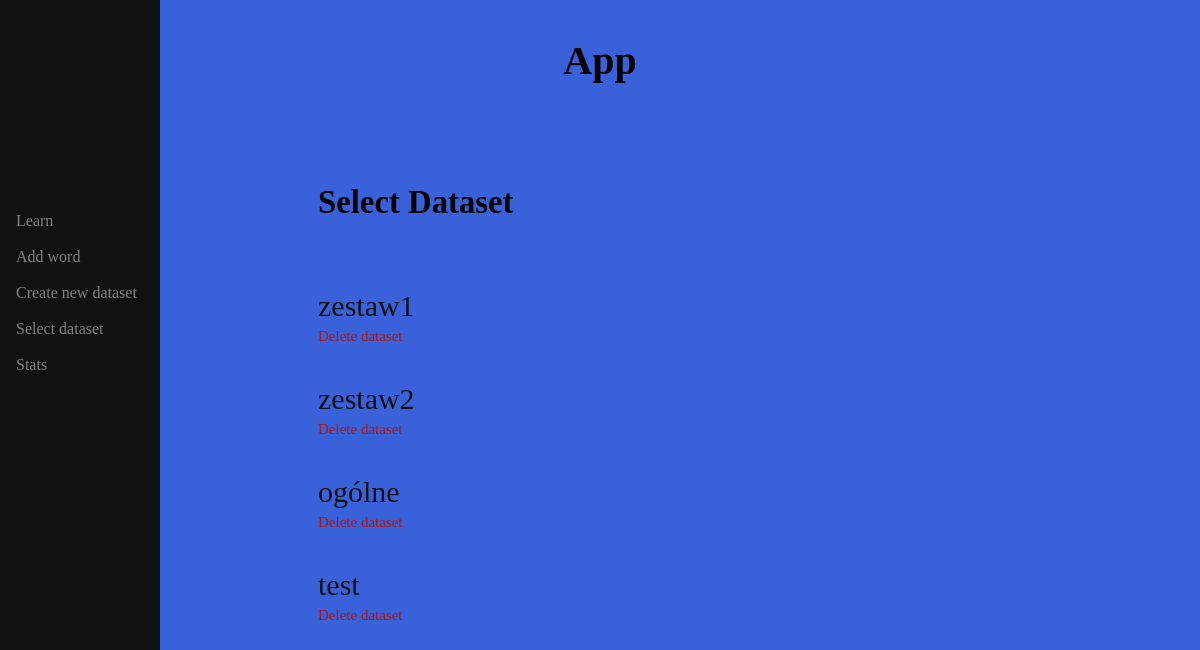
Before: / with the older database file.
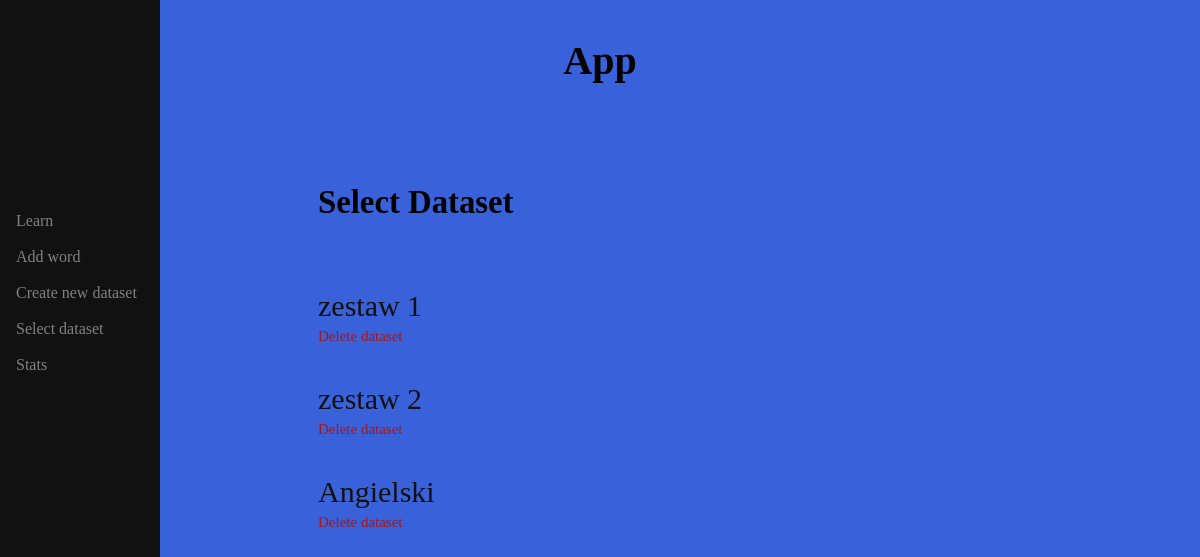
After: the same page with the newer database file.
### app/models.py (models this page shows, shortened)
class DatasetInfo(db.Model):
    id: so.Mapped[int] = so.mapped_column(primary_key=True)
    name: so.Mapped[str] = so.mapped_column(sa.String(30), index=True, unique=True)
    author: so.Mapped[User] = so.relationship(back_populates='dataset')
    user_id: so.Mapped[int] = so.mapped_column(sa.ForeignKey(User.id), index=True)
    pair: so.WriteOnlyMapped['Pair'] = so.relationship(
        back_populates='dataset_info', cascade='all, delete-orphan')

### app/routes.py (the view)
@app.route('/')
def select_dataset():
    global global_user_id
    global global_dataset_id
    datasets = db.session.query(DatasetInfo).join(User).filter(User.id == global_user_id).all()
    return flask.render_template('select_dataset.html', datasets=datasets, current_dataset_id=global_dataset_id)

### app/templates/select_dataset.html (shortened to what this page needs)
{% extends "base.html" %}
{% block content %}
{% if datasets|length < 1 %}
    <h4>There are no datasets</h4>
{% else %}
    <h3>Select Dataset</h3>
    <div class="list">
    {% for dataset in datasets %}
        <a href="/set_dataset/{{dataset.id}}">{{dataset.name}}</a>
        <a href="/delete_dataset/{{dataset.id}}" class="delete_dataset">Delete dataset</a>
        <br>
    {% endfor %}
    </div>
{% endif %}
{% endblock %}

### app/templates/base.html (shortened to what this page needs)
<!DOCTYPE html>
<html lang="en">
<head>
    <link rel="stylesheet" href="static/styles.css">
</head>
<body>
    <h1>App</h1>
    <div class="sidenav">
        <a href="/learn">Learn</a>
        <a href="/add_word">Add word</a>
        <a href="/add_dataset">Create new dataset</a>
        <a href="/">Select dataset</a>
        <a href="/stats">Stats</a>
    </div>
    <div class="main">
        {% block content %}
        {% endblock%}
    </div>
</body>
</html>

### app/static/styles.css (style rules this page uses)
body { background-color: #3961d9; }
h1 { color: black; font-family: verdana; font-size: 250%; text-align: center; padding: 10px; }
.sidenav { position: fixed; height: 100%; width: 160px; z-index: 1; top: 0; left: 0; overflow-x: hidden; background-color: #111; padding-top: 200px; }
.sidenav a { text-decoration: none; padding: 12px 8px 6px 16px; display: block; color: #818181; font_size: 35px; }
.main { margin-left: 300px; margin-right: 10px; font-size: 28px; padding: 0px 10px; margin-top: 90px; font-family: verdana; }
.list { padding-top: 30px; margin_right: 10px; width: 400px; }
.list a { display: block; font-size: 30px; text-decoration: none; padding-top: 5px; padding-right: 5px; color: #111111; width: max-content; }
.list a.delete_dataset { font-size: 15px; color: #a81616; width: 110px; }

Changed rows visible on the page:
removed DatasetInfo: name "ogólne"
removed DatasetInfo: name "test"
changed DatasetInfo: name "zestaw1" → "zestaw 1"
changed DatasetInfo: name "zestaw2" → "zestaw 2"
added DatasetInfo: name "Angielski"
